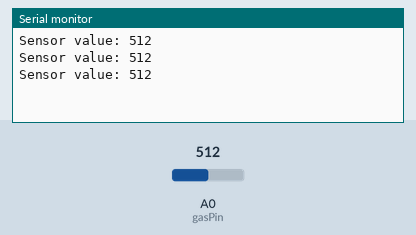
This sketch was run on a simulated Arduino Uno, built with avr-gcc and run on an emulated ATmega328P. Shown: the last lines printed to the serial monitor. The test bench sets the inputs (shaded band); at power-on: A0 (gasPin) = 512.

Above: at 1.3 s.
1.4 s: A0 (gasPin) set to 716
At 1.9 s:
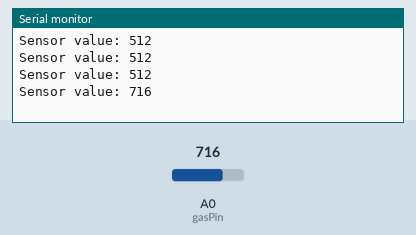
2.9 s: A0 (gasPin) set to 900
At 3.4 s:
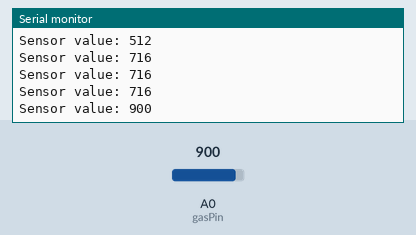
Timing chart, 0 to 5.9 s (numbered marks = the images above; inputs shaded):
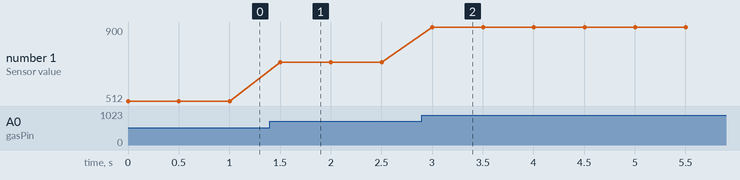

Measured:
- after the input at 1.4 s, the serial monitor: prints a new line after 0.10 s (image 1)
- after the input at 2.9 s, the serial monitor: prints a new line after 0.10 s (image 2)
- plotted number 1: 512 → 716 after the input at 1.4 s, 716 → 900 after the input at 2.9 s

The sketch:

smoke_detector.ino
```cpp
const int gasPin = A0; //GAS sensor output pin to Arduino analog A0 pin
String sensor_val = "Sensor value: ";

void setup(){
    Serial.println("Initialising GPIO's as Outputs");
    pinMode(gasPin, INPUT);
    Serial.begin(9600);
}


void loop(){
    String smoke_level = sensor_val + analogRead(gasPin);
    Serial.println(smoke_level);
    delay(500);
}
```
